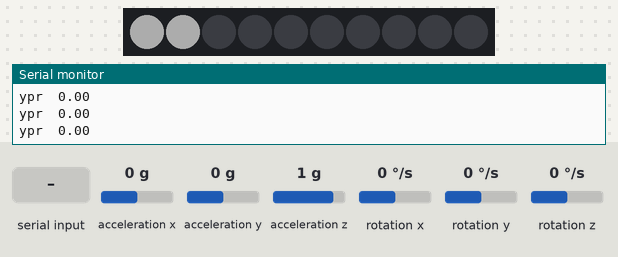
The sketch below on a simulated Arduino Uno, built with avr-gcc and run on an emulated ATmega328P. Parts: 10 RGB LEDs in strip order, left to right, the last lines printed to the serial monitor. The test bench sets the inputs (shaded band); at power-on: rotation z 0 °/s, acceleration x 0 g, acceleration y 0 g, acceleration z 1 g, rotation x 0 °/s, rotation y 0 °/s. Dim RGB values are drawn brighter than linear.

Above: at 1.7 s.
1.8 s: rotation z set to -192 °/s
At 3.0 s:
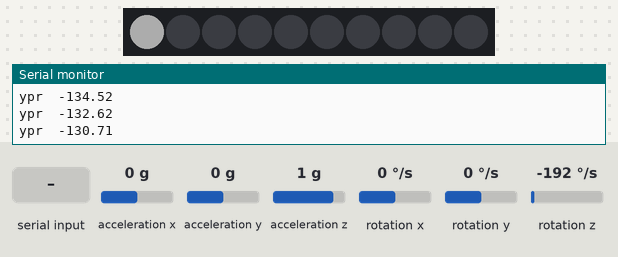
3.3 s: "1" received over the second serial link
At 3.3 s:
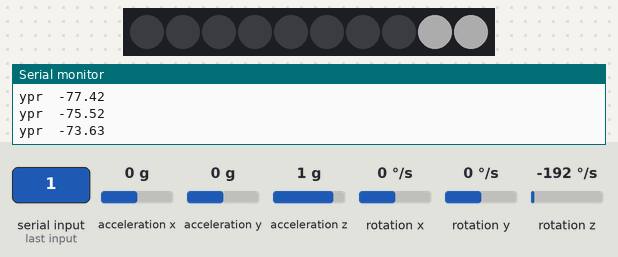
6.3 s: rotation z set to 0 °/s
Timing chart, 0 to 9.3 s (numbered marks = the images above; inputs shaded):
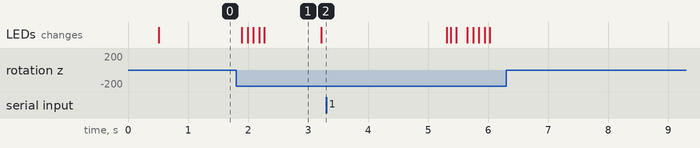

The sketch:

povStripeRestore.ino
```cpp
#include "ctype.h"

//********Bluetooth****************************************************************************************
#include <SoftwareSerial.h>
SoftwareSerial MyBlue(2,3); // RX | TX

//********LED STRIP**********************************************************************************
#include <Adafruit_NeoPixel.h>
#define PIN            6
#define NUMPIXELS      10
Adafruit_NeoPixel pixels = Adafruit_NeoPixel(NUMPIXELS, PIN);

//********Speed*******************************************************************************************
int finishTime = 0;
int startTime = 0;
int delayTime = 0;

//********Gyro****************************************************************************************
#include "I2Cdev.h"

#include "MPU6050_6Axis_MotionApps20.h"

#include "Wire.h"

MPU6050 mpu;

bool blinkState = false;

// MPU control/status vars
bool dmpReady = false;  // set true if DMP init was successful
uint8_t mpuIntStatus;   // holds actual interrupt status byte from MPU
uint8_t devStatus;      // return status after each device operation (0 = success, !0 = error)
uint16_t packetSize;    // expected DMP packet size (default is 42 bytes)
uint8_t fifoBuffer[64]; // FIFO storage buffer

// orientation/motion vars
Quaternion q;           // [w, x, y, z]         quaternion container
VectorFloat gravity;    // [x, y, z]            gravity vector
float euler[3];         // [psi, theta, phi]    Euler angle container
float ypr[3];           // [yaw, pitch, roll]   yaw/pitch/roll container and gravity vector
float yaw;

//********STEPS***************************************************************************************
int stepDeg = 90 / NUMPIXELS ;
int quads [4][NUMPIXELS][NUMPIXELS][3];
int yawDivQuad; //index of current quadrant
int yawDivDeg; //index of line in quadrant


//******Yaw**********************************************************************************
//Calculates the current angle of the rotation 0->180°, -180°<-0
bool CalcYaw(){
  if (mpu.dmpGetCurrentFIFOPacket(fifoBuffer)) { // Get the Latest packet
    // get current angle
    mpu.dmpGetQuaternion(&q, fifoBuffer);
    mpu.dmpGetGravity(&gravity, &q);
    mpu.dmpGetYawPitchRoll(ypr, &q, &gravity);
    yaw = ypr[0] * 180/M_PI;

    return true;
  }
  return false;
}


void setup() {
  Serial.begin(115200);

  //********Bluetooth**********************************************************************************
  MyBlue.begin(9600);

  //********LED****************************************************************************************
  pixels.begin();
  pixels.show();
  pixels.setBrightness(50); //max = 255


  //********GYRO***************************************************************************************
  // Source: https://github.com/jrowberg/i2cdevlib.git
  // join I2C bus (I2Cdev library doesn't do this automatically)
  #if I2CDEV_IMPLEMENTATION == I2CDEV_ARDUINO_WIRE
      Wire.begin();
      Wire.setClock(400000); // 400kHz I2C clock. Comment this line if having compilation difficulties
  #elif I2CDEV_IMPLEMENTATION == I2CDEV_BUILTIN_FASTWIRE
      Fastwire::setup(400, true);
  #endif

  while (!Serial); // wait for Leonardo enumeration, others continue immediately

  // initialize device
  Serial.println(F("Initializing I2C devices..."));
  mpu.initialize();

  // verify connection
  Serial.println(F("Testing device connections..."));
  Serial.println(mpu.testConnection() ? F("MPU6050 connection successful") : F("MPU6050 connection failed"));

  // load and configure the DMP
  Serial.println(F("Initializing DMP..."));
  devStatus = mpu.dmpInitialize();

  // set gyro offsets
  mpu.setXGyroOffset(220);
  mpu.setYGyroOffset(76);
  mpu.setZGyroOffset(-85);
  mpu.setZAccelOffset(1788); // 1688 factory default for my test chip

  // returns 0 if connection established
  if (devStatus == 0) {
      mpu.CalibrateAccel(6);
      mpu.CalibrateGyro(6);
      mpu.PrintActiveOffsets();
      // turn on the DMP, now that it's ready
      Serial.println(F("Enabling DMP..."));
      mpu.setDMPEnabled(true);

      Serial.println(F("DMP ready! Waiting for first interrupt..."));
      dmpReady = true;

      packetSize = mpu.dmpGetFIFOPacketSize();
  } else {
      Serial.print(F("DMP Initialization failed (code "));
      Serial.print(devStatus);
      Serial.println(F(")"));
  }
}


void loop() {
  if (MyBlue.available()>0) {
    String data=MyBlue.readString(); //reading the data from the bluetooth Divule
    Serial.println("received data: " + data);

    pixels.setPixelColor(7, 255,0,0);
    pixels.setPixelColor(8, 255,0,0);
    pixels.setPixelColor(9, 255,0,0);
    pixels.setPixelColor(10, 255,0,0);
    delay(1000);
    pixels.clear();
  }
  if(CalcYaw());
  {
    Serial.print("ypr\t");
    Serial.println(yaw);

    //when new rotation starts
    if(yaw >= 0 && yaw < 0,1){
      startTime = millis();
    }
    //when full rotation is done
    if(yaw >= -0,1 && yaw < 0){
      finishTime = millis();
      delayTime = (finishTime - startTime) / 360 * stepDeg;
    }

    /* Quadrants:
        Q1 = 0 | Q2 = 1
        -------|-------
        Q3 = 2 | Q4 = 4
     */
    yawDivQuad = (int)yaw / 90;
    if(yaw >= 0 && yawDivQuad == 0) yawDivQuad = 1;
    else if(yaw >= 0 && yawDivQuad == 1) yawDivQuad = 3;
    else if(yaw < 0 && yawDivQuad == 0) yawDivQuad = 0;
    else if(yaw < 0 && yawDivQuad == -1) yawDivQuad = 2;

    //Serial.print("DivQuad\t");
    //Serial.println(yawDivQuad);

    yawDivDeg = (int)yaw / stepDeg;

    //pov
    //for(int i = 0; i< NUMPIXELS ; i++){
      int r = 250;
      int g = 250;
      int b = 250;
      int j;
      int k;
      if(yaw >= 0 && yaw < 18) {
        j = 0;
        k = 1;
      }else if(yaw >= 18 && yaw < 36) {
        j = 2;
        k = 3;
      }else if(yaw >= 36 && yaw < 54) {
        j = 4;
        k = 5;
      }else if(yaw >= 54 && yaw < 72) {
        j = 6;
        k = 7;
      }else if(yaw >= 72 && yaw < 90) {
        j = 8;
        k = 9;
      }else if(yaw < 0 && yaw >= -18) {
        j = 0;
        k = 1;
      }else if(yaw < -18 && yaw >= -36) {
        j = 2;
        k = 3;
      }else if(yaw < -36 && yaw >= -54) {
        j = 4;
        k = 5;
      }else if(yaw < -54 && yaw >= -72) {
        j = 6;
        k = 7;
      }else if(yaw < -72 && yaw >= -90) {
        j = 8;
        k = 9;
      }
      pixels.setPixelColor(j, r,g,b);
      pixels.setPixelColor(k, r,g,b);
    //}
  }
  pixels.show();
  delayMicroseconds(0);
  pixels.clear();
}
```

Measured:
- after the input at 1.8 s, the LEDs: first change after 0.10 s (image 1 shows a later state)
- what the display in image 1 shows lasts 0.9 s, from 2.3 s to 3.2 s
